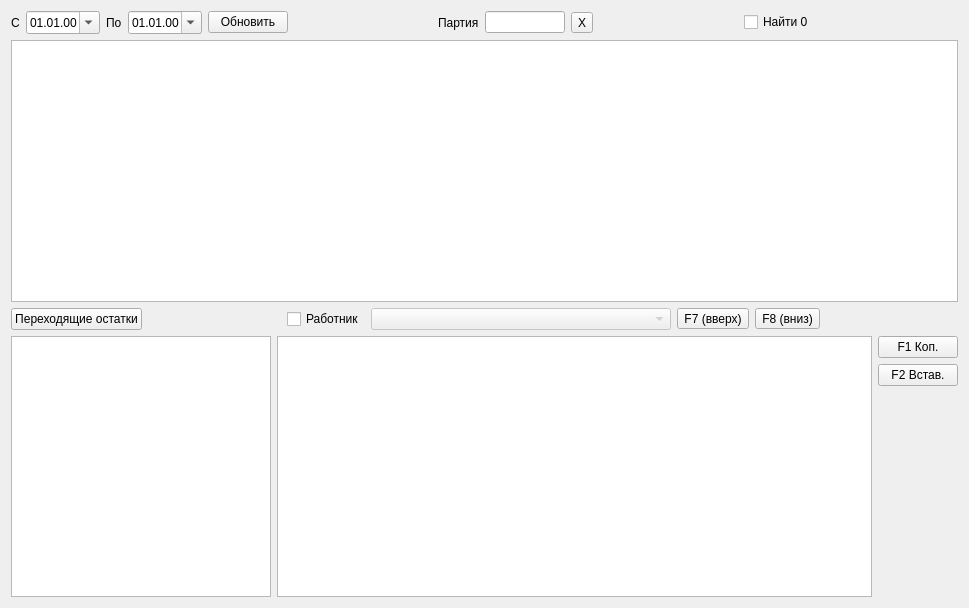
<?xml version="1.0" encoding="UTF-8"?>
<ui version="4.0">
 <class>FormJob</class>
 <widget class="QWidget" name="FormJob">
  <property name="geometry">
   <rect>
    <x>0</x>
    <y>0</y>
    <width>969</width>
    <height>608</height>
   </rect>
  </property>
  <property name="windowTitle">
   <string>Form</string>
  </property>
  <layout class="QVBoxLayout" name="verticalLayout_2">
   <item>
    <layout class="QHBoxLayout" name="horizontalLayout">
     <item>
      <widget class="QLabel" name="label">
       <property name="text">
        <string>С</string>
       </property>
      </widget>
     </item>
     <item>
      <widget class="QDateEdit" name="dateEditBeg">
       <property name="displayFormat">
        <string>dd.MM.yy</string>
       </property>
       <property name="calendarPopup">
        <bool>true</bool>
       </property>
      </widget>
     </item>
     <item>
      <widget class="QLabel" name="label_2">
       <property name="text">
        <string>По</string>
       </property>
      </widget>
     </item>
     <item>
      <widget class="QDateEdit" name="dateEditEnd">
       <property name="displayFormat">
        <string>dd.MM.yy</string>
       </property>
       <property name="calendarPopup">
        <bool>true</bool>
       </property>
      </widget>
     </item>
     <item>
      <widget class="QPushButton" name="pushButtonUpd">
       <property name="text">
        <string>Обновить</string>
       </property>
      </widget>
     </item>
     <item>
      <spacer name="horizontalSpacer">
       <property name="orientation">
        <enum>Qt::Horizontal</enum>
       </property>
       <property name="sizeHint" stdset="0">
        <size>
         <width>40</width>
         <height>20</height>
        </size>
       </property>
      </spacer>
     </item>
     <item>
      <widget class="QLabel" name="label_3">
       <property name="text">
        <string>Партия</string>
       </property>
      </widget>
     </item>
     <item>
      <widget class="QLineEdit" name="lineEditPart">
       <property name="maximumSize">
        <size>
         <width>80</width>
         <height>16777215</height>
        </size>
       </property>
      </widget>
     </item>
     <item>
      <widget class="QToolButton" name="toolButtonPart">
       <property name="text">
        <string>X</string>
       </property>
      </widget>
     </item>
     <item>
      <spacer name="horizontalSpacer_5">
       <property name="orientation">
        <enum>Qt::Horizontal</enum>
       </property>
       <property name="sizeHint" stdset="0">
        <size>
         <width>40</width>
         <height>20</height>
        </size>
       </property>
      </spacer>
     </item>
     <item>
      <widget class="QCheckBox" name="checkBoxZero">
       <property name="text">
        <string>Найти 0</string>
       </property>
      </widget>
     </item>
     <item>
      <spacer name="horizontalSpacer_3">
       <property name="orientation">
        <enum>Qt::Horizontal</enum>
       </property>
       <property name="sizeHint" stdset="0">
        <size>
         <width>40</width>
         <height>20</height>
        </size>
       </property>
      </spacer>
     </item>
    </layout>
   </item>
   <item>
    <widget class="DbViewer" name="tableViewJob"/>
   </item>
   <item>
    <layout class="QHBoxLayout" name="horizontalLayout_3">
     <item>
      <widget class="QPushButton" name="pushButtonOst">
       <property name="text">
        <string>Переходящие остатки</string>
       </property>
      </widget>
     </item>
     <item>
      <spacer name="horizontalSpacer_4">
       <property name="orientation">
        <enum>Qt::Horizontal</enum>
       </property>
       <property name="sizeHint" stdset="0">
        <size>
         <width>40</width>
         <height>20</height>
        </size>
       </property>
      </spacer>
     </item>
     <item>
      <widget class="QCheckBox" name="checkBoxRab">
       <property name="text">
        <string>Работник</string>
       </property>
      </widget>
     </item>
     <item>
      <widget class="DbComboBox" name="comboBoxRab">
       <property name="enabled">
        <bool>false</bool>
       </property>
       <property name="minimumSize">
        <size>
         <width>300</width>
         <height>0</height>
        </size>
       </property>
      </widget>
     </item>
     <item>
      <widget class="QToolButton" name="toolButtonUp">
       <property name="text">
        <string>F7 (вверх)</string>
       </property>
      </widget>
     </item>
     <item>
      <widget class="QToolButton" name="toolButtonDown">
       <property name="text">
        <string>F8 (вниз)</string>
       </property>
      </widget>
     </item>
     <item>
      <spacer name="horizontalSpacer_2">
       <property name="orientation">
        <enum>Qt::Horizontal</enum>
       </property>
       <property name="sizeHint" stdset="0">
        <size>
         <width>40</width>
         <height>20</height>
        </size>
       </property>
      </spacer>
     </item>
    </layout>
   </item>
   <item>
    <layout class="QHBoxLayout" name="horizontalLayout_2">
     <item>
      <widget class="TableView" name="tableViewZon">
       <property name="maximumSize">
        <size>
         <width>260</width>
         <height>16777215</height>
        </size>
       </property>
       <property name="selectionMode">
        <enum>QAbstractItemView::SingleSelection</enum>
       </property>
       <property name="selectionBehavior">
        <enum>QAbstractItemView::SelectRows</enum>
       </property>
       <attribute name="verticalHeaderVisible">
        <bool>false</bool>
       </attribute>
      </widget>
     </item>
     <item>
      <widget class="DbViewer" name="tableViewShare"/>
     </item>
     <item>
      <layout class="QVBoxLayout" name="verticalLayout">
       <item>
        <widget class="QPushButton" name="pushButtonCopy">
         <property name="text">
          <string>F1 Коп.</string>
         </property>
        </widget>
       </item>
       <item>
        <widget class="QPushButton" name="pushButtonPaste">
         <property name="text">
          <string>F2 Встав.</string>
         </property>
        </widget>
       </item>
       <item>
        <spacer name="verticalSpacer">
         <property name="orientation">
          <enum>Qt::Vertical</enum>
         </property>
         <property name="sizeHint" stdset="0">
          <size>
           <width>20</width>
           <height>40</height>
          </size>
         </property>
        </spacer>
       </item>
      </layout>
     </item>
    </layout>
   </item>
  </layout>
 </widget>
 <customwidgets>
  <customwidget>
   <class>TableView</class>
   <extends>QTableView</extends>
   <header>tableview.h</header>
  </customwidget>
  <customwidget>
   <class>DbViewer</class>
   <extends>QTableView</extends>
   <header>db/dbviewer.h</header>
  </customwidget>
  <customwidget>
   <class>DbComboBox</class>
   <extends>QComboBox</extends>
   <header>db/dbcombobox.h</header>
  </customwidget>
 </customwidgets>
 <resources/>
 <connections/>
</ui>
